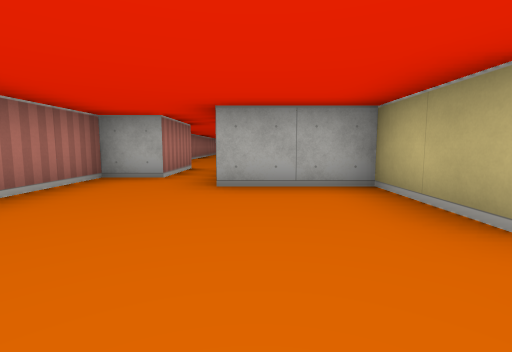
[1] (above)

24 first-person views from a walk through a cub3D level. The camera is about half as high as the walls, tilts 6° down and sees 85° across. The floor is counted in squares. Each view is taken from the middle of a square. On the plan, view 1 faces up. The plan holds only what a view shows up to about 9 squares ahead; the rest is blank.

[2]
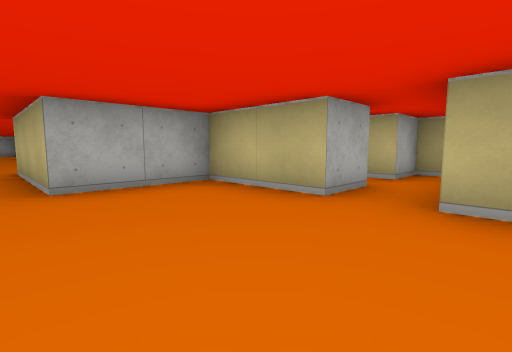

[3]
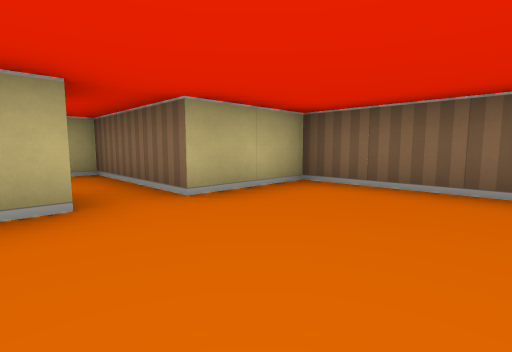

[4]
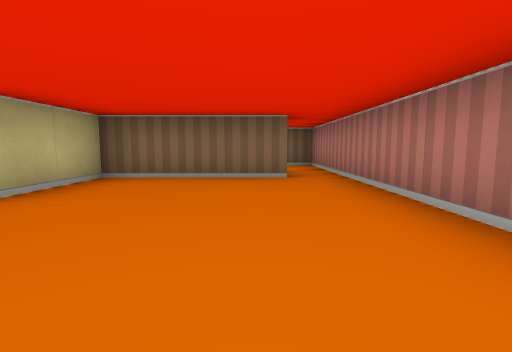

[5]
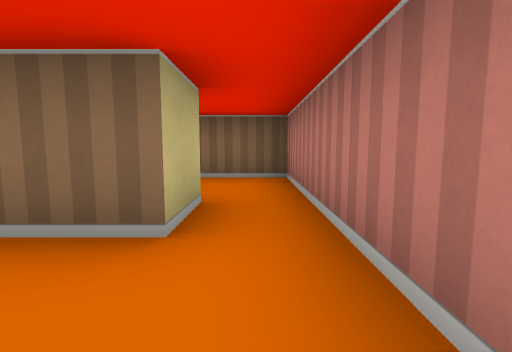

[6]
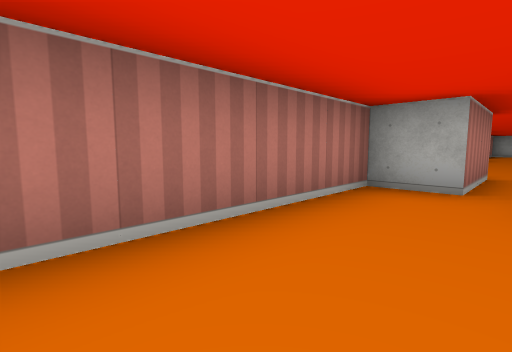

[7]
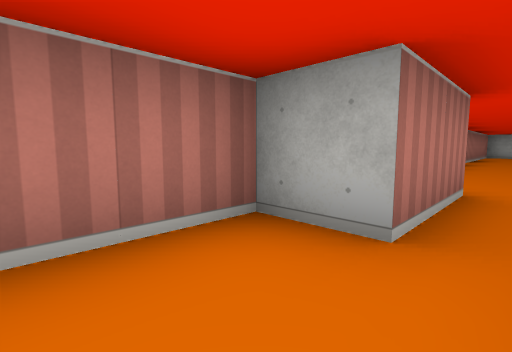

[8]
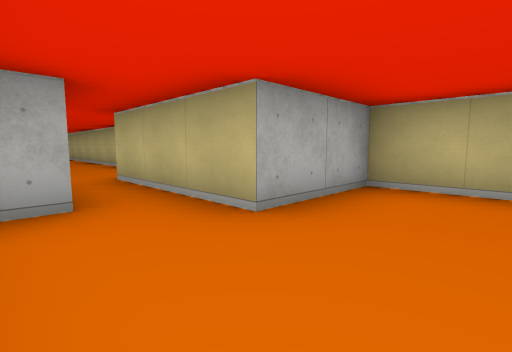

[9]
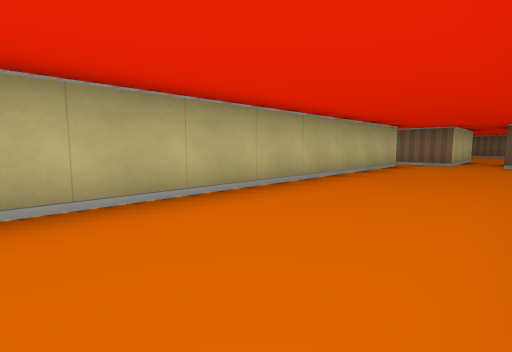

[10]
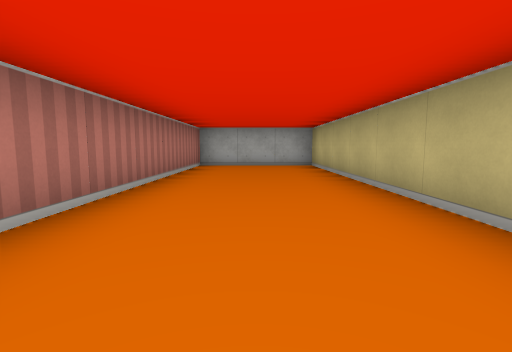

[11]
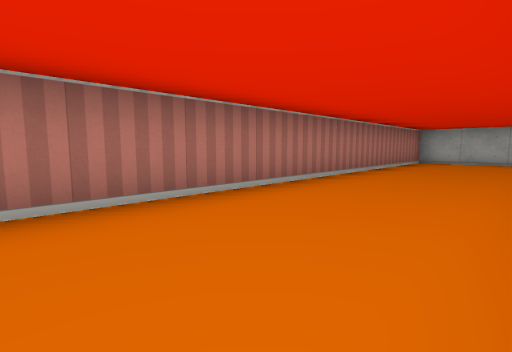

[12]
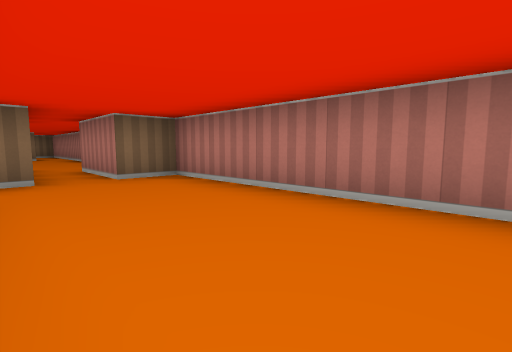

[13]
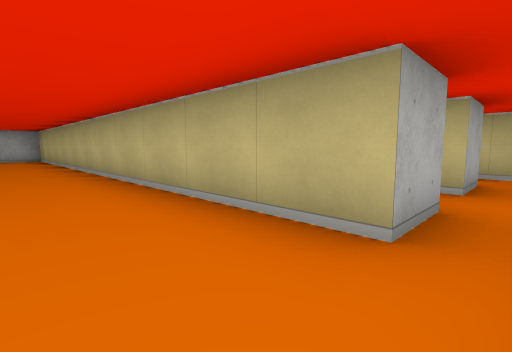

[14]
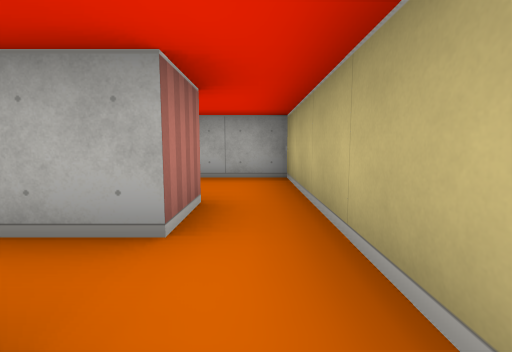

[15]
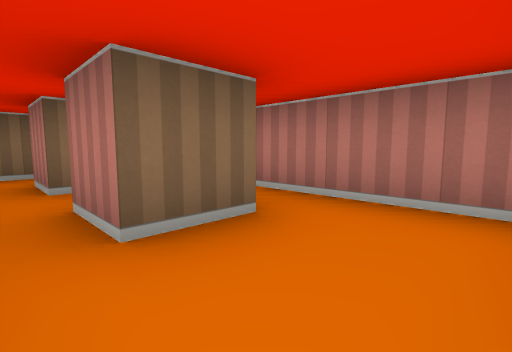

[16]
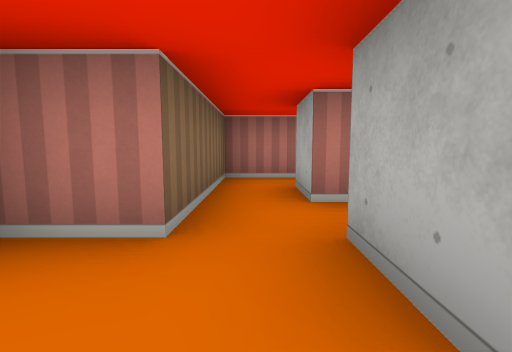

[17]
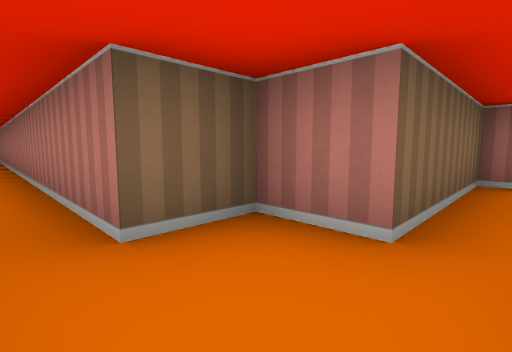

[18]
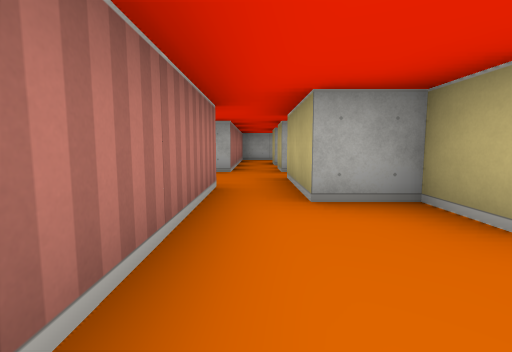

[19]
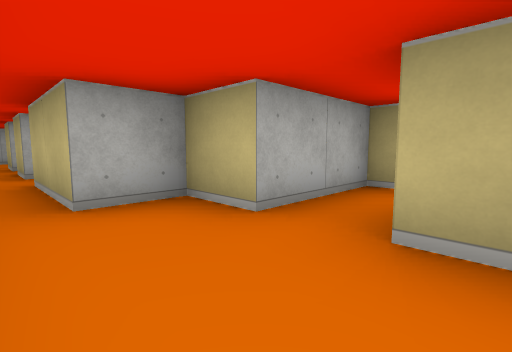

[20]
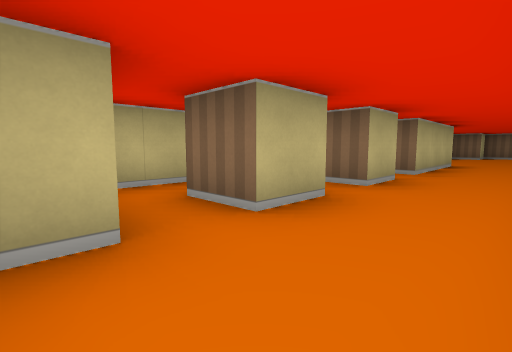

[21]
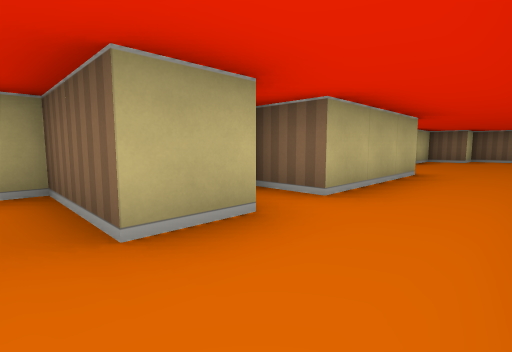

[22]
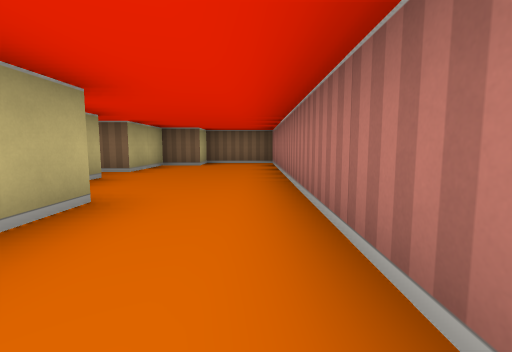

[23]
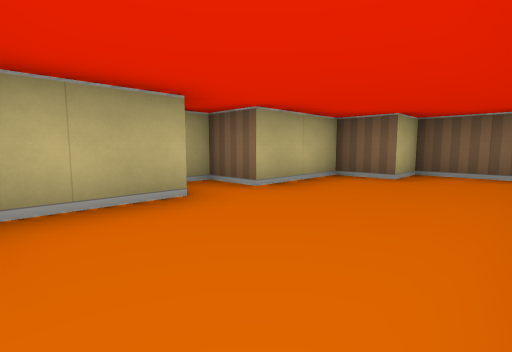

[24]
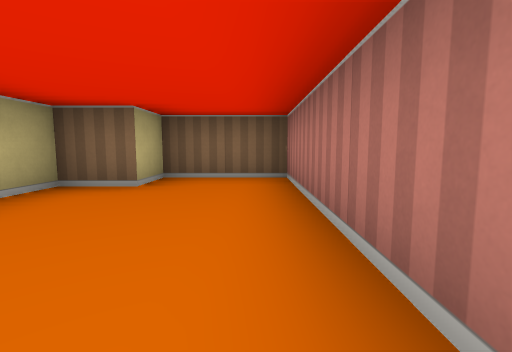

### Floor plan
Points are (right, up) in squares from view 1. A wall is a line through its corners. A room is listed if a view was taken in it or the views show most of it. See-through windows are left out.
Room 1 (views 1, 2, 3, 4, 5, 6, 7, 8)
walls: (2.6, 1.5) (1.5, 1.5) (1.5, 3.5) (-0.5, 3.5) (-0.5, 6.5); (-1.5, -1.5) (1.5, -1.5) (1.5, 0.5) (4.5, 0.5) (4.5, 1.5) (3.5, 1.5) (3.5, 2); (-1.5, 6.5) (-1.5, 4.5) (-2.5, 4.5) (-2.5, -1.5)
ways out: opening at (-1, 7) to room 2; opening at (-2, -2)
Room 2 (views 9, 10, 11, 12, 13)
walls: (1.5, 7.5) (0.5, 7.5) (0.5, 18.5) (-2.5, 18.5) (-2.5, 6.5) (-1.5, 6.5); (-0.5, 6.5) (0.9, 6.5)
ways out: opening at (-1, 7) to room 1; opening at (1, 7) to room 3
Room 3 (views 14, 15)
walls: (3.5, 6.6) (3.5, 5.5) (2.5, 5.5); (2.5, 8.5) (3.5, 8.5) (3.5, 7.5) (2.5, 7.5); (4.5, 6.5) (4.5, 10.5) (3, 10.5); (1.5, 5.8) (1.5, 4.5) (4.5, 4.5); (5.5, 5.5) (4.5, 5.5); (1.5, 10) (1.5, 7.5)
ways out: opening at (1, 7) to room 2; opening at (5, 5) to room 4
Room 4 (views 16, 17)
walls: (6.5, 5.5) (6.5, 6.5); (4.5, 4.5) (4.5, 3.5) (5.5, 3.5); (5.5, 6.5) (5.5, 5.5); (6.5, 3.5) (6.5, 4.5)
ways out: opening at (5, 5) to room 3; opening at (6, 4) to room 5; opening at (6, 6)
Room 5 (views 18, 19, 20, 21, 22, 23, 24)
walls: (7.5, -6.6) (7.5, -3.5) (8.5, -3.5); (7.5, -2.5) (7.5, -1.5) (9.5, -1.5) (9.5, 1.5) (7.5, 1.5) (7.5, 2.5) (6.5, 2.5) (6.5, 3.5); (8.5, -8.6) (8.5, -7); (7.5, -0.6) (7.5, 0.5) (8.5, 0.5); (5.5, 3.5) (5.5, -12.5) (7.5, -12.5) (7.5, -11.5) (8.5, -11.5) (8.5, -9.5) (9.5, -9.5) (9.5, -9)
ways out: opening at (6, 4) to room 4

Where each view was taken, in squares from view 1:
view 1: 0 up, 0 right, facing up
view 2: 0 up, 1 left, facing up-right
view 3: 2 up, 1 left, facing down-right
view 4: 3 up, 1 left, facing down
view 5: 0 up, 2 left, facing down
view 6: 1 up, 1 left, facing up-left
view 7: 3 up, 1 left, facing up-left
view 8: 2 up, 2 left, facing up-right
view 9: 15 up, 2 left, facing down-right
view 10: 11 up, 1 left, facing up
view 11: 9 up, 0 right, facing up-left
view 12: 11 up, 0 right, facing down-left
view 13: 7 up, 1 left, facing up-right
view 14: 6 up, 4 right, facing up
view 15: 10 up, 4 right, facing down-left
view 16: 5 up, 6 right, facing left
view 17: 5 up, 6 right, facing down-left
view 18: 0 up, 6 right, facing up
view 19: 0 up, 6 right, facing up-right
view 20: 2 up, 6 right, facing down-right
view 21: 1 down, 6 right, facing down-right
view 22: 4 down, 6 right, facing down
view 23: 7 down, 6 right, facing down-right
view 24: 8 down, 6 right, facing down
